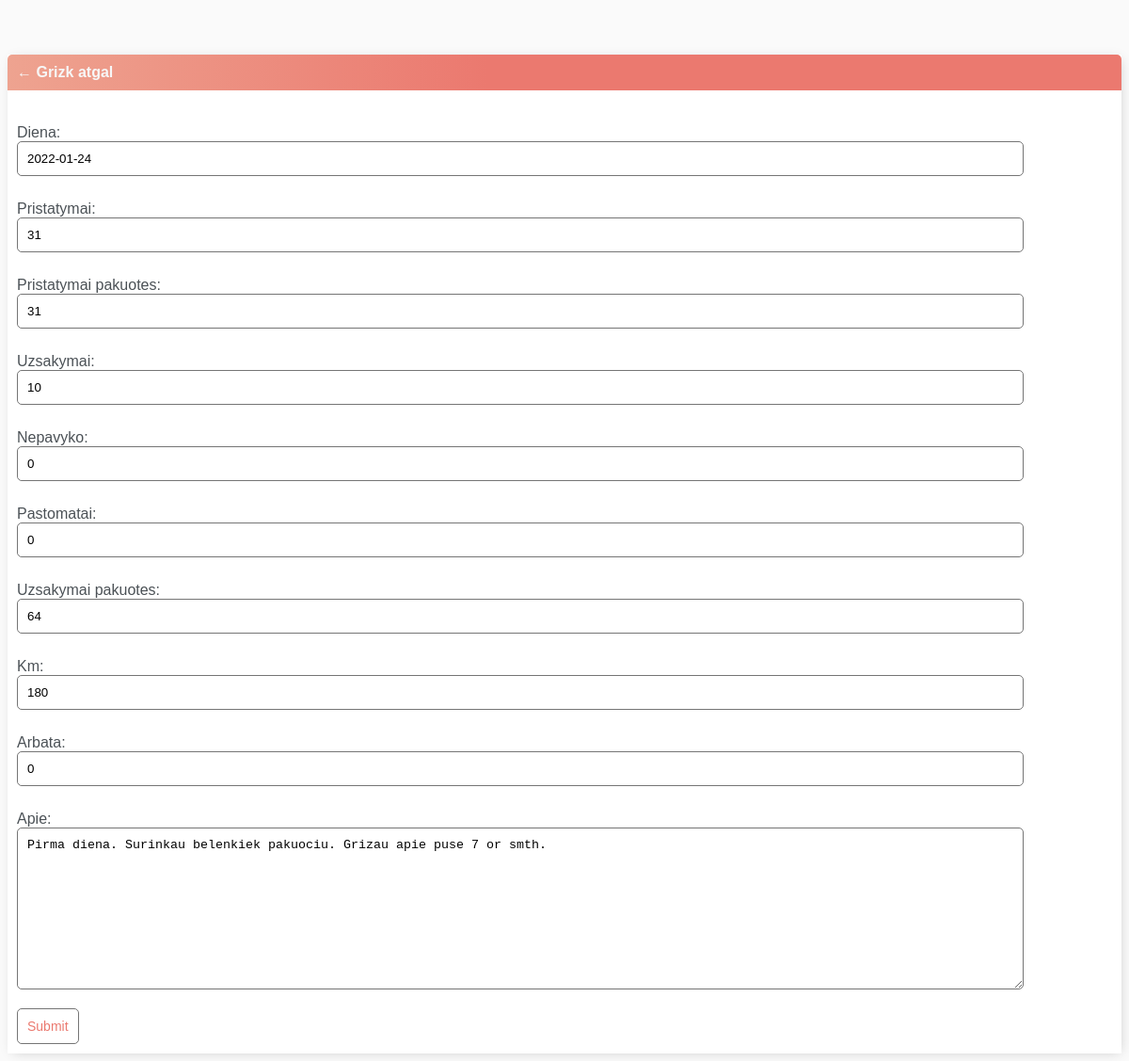
The page /taskas-update/20/ (signed in) on the database its author committed.
### base/models.py (models this page shows, shortened)
class Taskai(models.Model):
    user = models.ForeignKey(User, on_delete=models.CASCADE, null=True, blank=True)
    diena = models.DateField(auto_now_add=False)
    pristatymai = models.IntegerField()
    pristatymai_pakuotes = models.IntegerField(null=True, blank=True)
    uzsakymai = models.IntegerField()
    uzsakymai_pakuotes = models.IntegerField(null=True, blank=True)
    nepavyko = models.CharField(max_length=50)
    pastomatai = models.IntegerField()
    km = models.IntegerField()
    arbata = models.CharField(max_length=50, null=True, blank=True)
    apie = models.TextField(null=True, blank=True)
    class Meta:
        ordering = ['diena']

### base/views.py (the view)
# urls.py: path('taskas-update/<int:pk>/', TaskaiUpdate.as_view(), name='taskas-update'),
class TaskaiUpdate(LoginRequiredMixin, UpdateView):
    model = Taskai
    fields = ['diena', 'pristatymai', 'pristatymai_pakuotes', 'uzsakymai', 'nepavyko', 'pastomatai', 'uzsakymai_pakuotes', 'km', 'arbata', 'apie']
    success_url = reverse_lazy('visi-taskai')

### base/templates/base/taskai_form.html (shortened to what this page needs)
{% extends 'base/main.html'%}
{% block content %}
<div class="header-bar">
  <a href="{% url 'visi-taskai' %}"> &#8592; Grizk atgal</a>
</div>
<div class="card-body">
  <form method="POST" action="">
    {{form.as_p}}
    <input class="button" type="submit" value="Submit"/>
</div>
{% endblock content%}

### static/base/style.css (style rules this page uses)
body { background-color: #FAFAFA; font-family: 'Nunito', sans-serif; padding-top: 50px; }
a, p { color: #4b5156 }
a { font-weight: 600; }
.header-bar a { color: rgb(247, 247, 247); text-decoration: none; }
.header-bar { display: flex; justify-content: space-between; color: #fff; padding: 10px; border-radius: 5px 5px 0 0; background: linear-gradient(90deg, #EEA390 0%, #EB796F 43%, #EB796F 100%); }
.button { border: 1px solid #757575; background-color: #FFF; color: #EB796F; padding: 10px; font-size: 14px; border-radius: 5px; cursor: pointer; text-decoration: none; }
.card-body { padding: 10px; }
label { padding-top: 10px !important; display: block; }
input[type=text], input[type=number], input[type=password], textarea { border: 1px solid #757575; border-radius: 5px; padding: 10px; width: 90%; }

### rows shown on the page
Taskai: diena "2022-01-24", pristatymai "31", pristatymai_pakuotes "31", uzsakymai "10", nepavyko "0", pastomatai "0", uzsakymai_pakuotes "64", km "180", arbata "0", apie "Pirma diena. Surinkau belenkiek pakuociu. Grizau apie puse 7 or smth."
